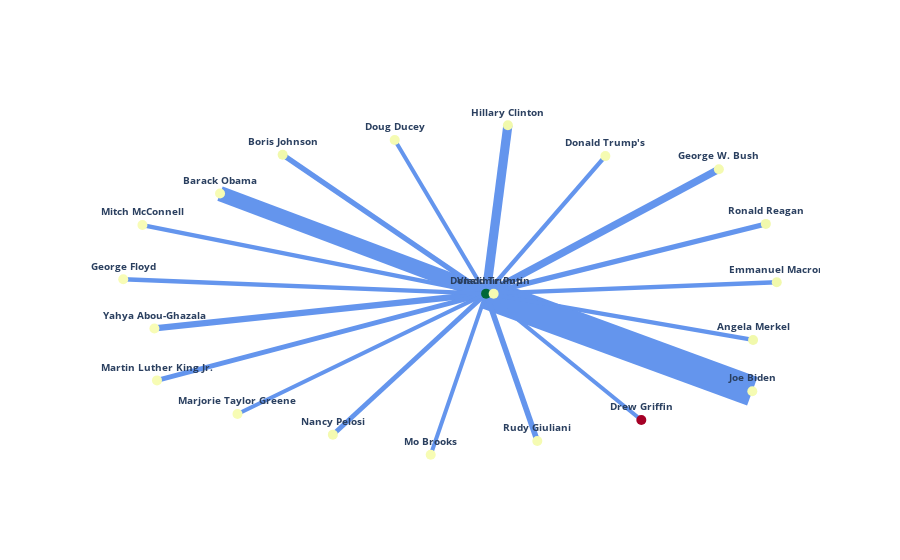

Notebook cell for this chart:
### Code cell
def make_edge(x, y, text, width):
    '''Creates a scatter trace for the edge between x's and y's with given width and text'''
    return go.Scatter(x=x, y=y, line=dict(width=width, color='cornflowerblue'),
                      hoverinfo='text', text=([text]), mode='lines')

def plot_top_related(person_name, df, top_n):
    
    
    # Filter for rows involving the specified person
    related_rows = df[(df['Name1'] == person_name) | (df['Name2'] == person_name)]

    # Sort by 'Co-mentions' and take top N rows
    top_related = related_rows.nlargest(top_n, 'Co-mentions')

    # Create a directed graph
    newsmakers = nx.DiGraph()

    # Add edges and nodes to the graph from the top_related DataFrame
    for _, row in top_related.iterrows():
        # Only include edges where one of the nodes is the specified person
        if row['Name1'] == person_name or row['Name2'] == person_name:
            newsmakers.add_edge(row['Name1'], row['Name2'], weight=row['Co-mentions'], sentiment=row['Average Sentiment'])
    
    
#     # Filter for rows involving the specified person
#     related_rows = df[(df['Name1'] == person_name)| (df['Name2'] == person)]

#     # Sort by 'Co-mentions' and take top N rows
#     top_related = related_rows.nlargest(top_n, 'Co-mentions')

#     # Create a directed graph
#     newsmakers = nx.DiGraph()

#     # Add edges and nodes to the graph from the top_related DataFrame
#     for _, row in top_related.iterrows():
#         newsmakers.add_edge(row['Name1'], row['Name2'], weight=row['Co-mentions'], sentiment=row['Average Sentiment'])

    node_sentiment = {node: 0 for node in newsmakers.nodes()}
    for (n1, n2, data) in newsmakers.edges(data=True):
        node_sentiment[n1] += data['sentiment']
        node_sentiment[n2] += data['sentiment']

    # Find min and max sentiment values
    min_sentiment = min(node_sentiment.values())
    max_sentiment = max(node_sentiment.values())
    print(min_sentiment)
    print(max_sentiment)
    norm = mcolors.TwoSlopeNorm(vmin=min_sentiment, vcenter = 0, vmax=max_sentiment)
    node_color = [mcolors.to_hex(plt.cm.RdYlGn(norm(node_sentiment[node]))) for node in newsmakers.nodes()]


    # Position the nodes using a layout
    pos = nx.spring_layout(newsmakers)

    # Create edge traces
    edge_trace = []
    for edge in newsmakers.edges():
        x0, y0 = pos[edge[0]]
        x1, y1 = pos[edge[1]]
        # Include co-mention count in the hover text
        text = f'{edge[0]} -- {edge[1]}: Co-mentions: {newsmakers.edges()[edge]["weight"]}'
        trace = make_edge([x0, x1, None], [y0, y1, None], text, 0.2 * newsmakers.edges()[edge]['weight']**1)
        edge_trace.append(trace)

    # Create node trace
    node_trace = go.Scatter(
        x=[], y=[],
        text=[],
        textposition="top center",
        textfont_size=10,
        mode='markers+text',
        hoverinfo='none',
        marker=dict(
            color=node_color,  # Set the node colors
            size=10  # Adjust the size here
        )
    )

    # Add node positions and labels to node_trace
    for node, (x, y) in pos.items():
        node_trace['x'] += tuple([x])
        node_trace['y'] += tuple([y])
        node_trace['text'] += tuple(['<b>' + node + '</b>'])

    # Define the layout
    layout = go.Layout(
        paper_bgcolor='rgba(0,0,0,0)',
        plot_bgcolor='rgba(0,0,0,0)'
    )

    # Create the figure and add traces
    fig = go.Figure(layout=layout)
    for trace in edge_trace:
        fig.add_trace(trace)
    fig.add_trace(node_trace)

    # Update layout settings
    fig.update_layout(showlegend=False, xaxis_showgrid=False, yaxis_showgrid=False, xaxis_zeroline=False, yaxis_zeroline=False)
    fig.update_xaxes(showticklabels=False)
    fig.update_yaxes(showticklabels=False)

    # Show the figure
    fig.show()
    
plot_top_related('Donald Trump', co_mentions_df_more, top_n=20)

### Figure 1 — Plotly figure (JSON) as saved in the notebook; plotly's stock layout.template omitted (floating-point values rounded to 4 significant figures)
{"data": [{"hoverinfo": "text", "line": {"color": "cornflowerblue", "width": 30.4}, "mode": "lines", "text": ["Donald Trump -- Joe Biden: Co-mentions: 152"], "type": "scatter", "x": [0.0932, 0.8445, null], "y": [-0.007143, -0.5906, null]}, {"hoverinfo": "text", "line": {"color": "cornflowerblue", "width": 15.2}, "mode": "lines", "text": ["Donald Trump -- Barack Obama: Co-mentions: 76"], "type": "scatter", "x": [0.0932, -0.6575, null], "y": [-0.007143, 0.5915, null]}, {"hoverinfo": "text", "line": {"color": "cornflowerblue", "width": 9.2}, "mode": "lines", "text": ["Donald Trump -- Hillary Clinton: Co-mentions: 46"], "type": "scatter", "x": [0.0932, 0.1547, null], "y": [-0.007143, 1, null]}, {"hoverinfo": "text", "line": {"color": "cornflowerblue", "width": 7.4}, "mode": "lines", "text": ["Donald Trump -- George W. Bush: Co-mentions: 37"], "type": "scatter", "x": [0.0932, 0.7501, null], "y": [-0.007143, 0.7369, null]}, {"hoverinfo": "text", "line": {"color": "cornflowerblue", "width": 6.4}, "mode": "lines", "text": ["Donald Trump -- Yahya Abou-Ghazala: Co-mentions: 32"], "type": "scatter", "x": [0.0932, -0.8427, null], "y": [-0.007143, -0.2153, null]}, {"hoverinfo": "text", "line": {"color": "cornflowerblue", "width": 5.6}, "mode": "lines", "text": ["Donald Trump -- Rudy Giuliani: Co-mentions: 28"], "type": "scatter", "x": [0.0932, 0.2378, null], "y": [-0.007143, -0.8887, null]}, {"hoverinfo": "text", "line": {"color": "cornflowerblue", "width": 5.2}, "mode": "lines", "text": ["Donald Trump -- Ronald Reagan: Co-mentions: 26"], "type": "scatter", "x": [0.0932, 0.8826, null], "y": [-0.007143, 0.4099, null]}, {"hoverinfo": "text", "line": {"color": "cornflowerblue", "width": 5.2}, "mode": "lines", "text": ["Donald Trump -- Boris Johnson: Co-mentions: 26"], "type": "scatter", "x": [0.0932, -0.4808, null], "y": [-0.007143, 0.8236, null]}, {"hoverinfo": "text", "line": {"color": "cornflowerblue", "width": 4.8}, "mode": "lines", "text": ["Donald Trump -- Nancy Pelosi: Co-mentions: 24"], "type": "scatter", "x": [0.0932, -0.3392, null], "y": [-0.007143, -0.8507, null]}, {"hoverinfo": "text", "line": {"color": "cornflowerblue", "width": 4.8}, "mode": "lines", "text": ["Donald Trump -- Martin Luther King Jr.: Co-mentions: 24"], "type": "scatter", "x": [0.0932, -0.8354, null], "y": [-0.007143, -0.526, null]}, {"hoverinfo": "text", "line": {"color": "cornflowerblue", "width": 4.4}, "mode": "lines", "text": ["Donald Trump -- Mitch McConnell: Co-mentions: 22"], "type": "scatter", "x": [0.0932, -0.8765, null], "y": [-0.007143, 0.4029, null]}, {"hoverinfo": "text", "line": {"color": "cornflowerblue", "width": 4.4}, "mode": "lines", "text": ["Donald Trump -- George Floyd: Co-mentions: 22"], "type": "scatter", "x": [0.0932, -0.9306, null], "y": [-0.007143, 0.07855, null]}, {"hoverinfo": "text", "line": {"color": "cornflowerblue", "width": 4.4}, "mode": "lines", "text": ["Donald Trump -- Donald Trump's: Co-mentions: 22"], "type": "scatter", "x": [0.0932, 0.4298, null], "y": [-0.007143, 0.8154, null]}, {"hoverinfo": "text", "line": {"color": "cornflowerblue", "width": 4.4}, "mode": "lines", "text": ["Donald Trump -- Emmanuel Macron: Co-mentions: 22"], "type": "scatter", "x": [0.0932, 0.9134, null], "y": [-0.007143, 0.06051, null]}, {"hoverinfo": "text", "line": {"color": "cornflowerblue", "width": 4.4}, "mode": "lines", "text": ["Donald Trump -- Angela Merkel: Co-mentions: 22"], "type": "scatter", "x": [0.0932, 0.8466, null], "y": [-0.007143, -0.2842, null]}, {"hoverinfo": "text", "line": {"color": "cornflowerblue", "width": 4}, "mode": "lines", "text": ["Donald Trump -- Marjorie Taylor Greene: Co-mentions: 20"], "type": "scatter", "x": [0.0932, -0.6083, null], "y": [-0.007143, -0.7267, null]}, {"hoverinfo": "text", "line": {"color": "cornflowerblue", "width": 4}, "mode": "lines", "text": ["Donald Trump -- Mo Brooks: Co-mentions: 20"], "type": "scatter", "x": [0.0932, -0.06303, null], "y": [-0.007143, -0.9708, null]}, {"hoverinfo": "text", "line": {"color": "cornflowerblue", "width": 4}, "mode": "lines", "text": ["Donald Trump -- Doug Ducey: Co-mentions: 20"], "type": "scatter", "x": [0.0932, -0.1646, null], "y": [-0.007143, 0.9114, null]}, {"hoverinfo": "text", "line": {"color": "cornflowerblue", "width": 4}, "mode": "lines", "text": ["Donald Trump -- Drew Griffin: Co-mentions: 20"], "type": "scatter", "x": [0.0932, 0.5313, null], "y": [-0.007143, -0.7628, null]}, {"hoverinfo": "text", "line": {"color": "cornflowerblue", "width": 7}, "mode": "lines", "text": ["Vladimir Putin -- Donald Trump: Co-mentions: 35"], "type": "scatter", "x": [0.1146, 0.0932, null], "y": [-0.007849, -0.007143, null]}, {"hoverinfo": "none", "marker": {"color": ["#006837", "#f5fbb2", "#f7fcb4", "#f1f9ac", "#f4fab0", "#f5fbb2", "#f8fcb6", "#f5fbb2", "#f1f9ac", "#f1f9ac", "#f4fab0", "#f7fcb4", "#f8fcb6", "#f8fcb6", "#f5fbb2", "#f1f9ac", "#f1f9ac", "#f7fcb4", "#f7fcb4", "#f5fbb2", "#a50026"], "size": 10}, "mode": "markers+text", "text": ["<b>Donald Trump</b>", "<b>Joe Biden</b>", "<b>Barack Obama</b>", "<b>Hillary Clinton</b>", "<b>George W. Bush</b>", "<b>Vladimir Putin</b>", "<b>Yahya Abou-Ghazala</b>", "<b>Rudy Giuliani</b>", "<b>Ronald Reagan</b>", "<b>Boris Johnson</b>", "<b>Nancy Pelosi</b>", "<b>Martin Luther King Jr.</b>", "<b>Mitch McConnell</b>", "<b>George Floyd</b>", "<b>Donald Trump's</b>", "<b>Emmanuel Macron</b>", "<b>Angela Merkel</b>", "<b>Marjorie Taylor Greene</b>", "<b>Mo Brooks</b>", "<b>Doug Ducey</b>", "<b>Drew Griffin</b>"], "textfont": {"size": 10}, "textposition": "top center", "type": "scatter", "x": [0.0932, 0.8445, -0.6575, 0.1547, 0.7501, 0.1146, -0.8427, 0.2378, 0.8826, -0.4808, -0.3392, -0.8354, -0.8765, -0.9306, 0.4298, 0.9134, 0.8466, -0.6083, -0.06303, -0.1646, 0.5313], "y": [-0.007143, -0.5906, 0.5915, 1, 0.7369, -0.007849, -0.2153, -0.8887, 0.4099, 0.8236, -0.8507, -0.526, 0.4029, 0.07855, 0.8154, 0.06051, -0.2842, -0.7267, -0.9708, 0.9114, -0.7628]}], "layout": {"paper_bgcolor": "rgba(0,0,0,0)", "plot_bgcolor": "rgba(0,0,0,0)", "showlegend": false, "xaxis": {"showgrid": false, "showticklabels": false, "zeroline": false}, "yaxis": {"showgrid": false, "showticklabels": false, "zeroline": false}}}
